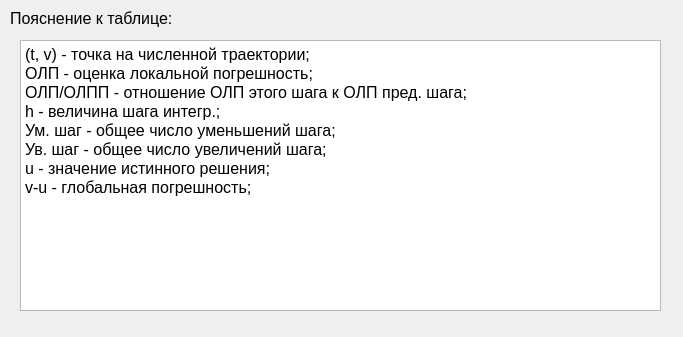
<?xml version="1.0" encoding="UTF-8"?>
<ui version="4.0">
 <class>HelpForm</class>
 <widget class="QWidget" name="HelpForm">
  <property name="geometry">
   <rect>
    <x>0</x>
    <y>0</y>
    <width>683</width>
    <height>337</height>
   </rect>
  </property>
  <property name="windowTitle">
   <string>Помощь</string>
  </property>
  <widget class="QLabel" name="label">
   <property name="geometry">
    <rect>
     <x>10</x>
     <y>10</y>
     <width>201</width>
     <height>17</height>
    </rect>
   </property>
   <property name="font">
    <font>
     <pointsize>12</pointsize>
    </font>
   </property>
   <property name="text">
    <string>Пояснение к таблице:</string>
   </property>
  </widget>
  <widget class="QTextBrowser" name="textBrowser">
   <property name="geometry">
    <rect>
     <x>20</x>
     <y>40</y>
     <width>641</width>
     <height>271</height>
    </rect>
   </property>
   <property name="html">
    <string>&lt;!DOCTYPE HTML PUBLIC &quot;-//W3C//DTD HTML 4.0//EN&quot; &quot;http://www.w3.org/TR/REC-html40/strict.dtd&quot;&gt;
&lt;html&gt;&lt;head&gt;&lt;meta name=&quot;qrichtext&quot; content=&quot;1&quot; /&gt;&lt;meta charset=&quot;utf-8&quot; /&gt;&lt;style type=&quot;text/css&quot;&gt;
p, li { white-space: pre-wrap; }
&lt;/style&gt;&lt;/head&gt;&lt;body style=&quot; font-family:'Sans Serif'; font-size:9pt; font-weight:400; font-style:normal;&quot;&gt;
&lt;p style=&quot; margin-top:0px; margin-bottom:0px; margin-left:0px; margin-right:0px; -qt-block-indent:0; text-indent:0px;&quot;&gt;&lt;span style=&quot; font-size:12pt;&quot;&gt;(t, v) - точка на численной траектории; &lt;/span&gt;&lt;/p&gt;
&lt;p style=&quot; margin-top:0px; margin-bottom:0px; margin-left:0px; margin-right:0px; -qt-block-indent:0; text-indent:0px;&quot;&gt;&lt;span style=&quot; font-size:12pt;&quot;&gt;ОЛП - оценка локальной погрешность; &lt;/span&gt;&lt;/p&gt;
&lt;p style=&quot; margin-top:0px; margin-bottom:0px; margin-left:0px; margin-right:0px; -qt-block-indent:0; text-indent:0px;&quot;&gt;&lt;span style=&quot; font-size:12pt;&quot;&gt;ОЛП/ОЛПП - отношение ОЛП этого шага к ОЛП пред. шага; &lt;/span&gt;&lt;/p&gt;
&lt;p style=&quot; margin-top:0px; margin-bottom:0px; margin-left:0px; margin-right:0px; -qt-block-indent:0; text-indent:0px;&quot;&gt;&lt;span style=&quot; font-size:12pt;&quot;&gt;h - величина шага интегр.; &lt;/span&gt;&lt;/p&gt;
&lt;p style=&quot; margin-top:0px; margin-bottom:0px; margin-left:0px; margin-right:0px; -qt-block-indent:0; text-indent:0px;&quot;&gt;&lt;span style=&quot; font-size:12pt;&quot;&gt;Ум. шаг - общее число уменьшений шага; &lt;/span&gt;&lt;/p&gt;
&lt;p style=&quot; margin-top:0px; margin-bottom:0px; margin-left:0px; margin-right:0px; -qt-block-indent:0; text-indent:0px;&quot;&gt;&lt;span style=&quot; font-size:12pt;&quot;&gt;Ув. шаг - общее число увеличений шага; &lt;/span&gt;&lt;/p&gt;
&lt;p style=&quot; margin-top:0px; margin-bottom:0px; margin-left:0px; margin-right:0px; -qt-block-indent:0; text-indent:0px;&quot;&gt;&lt;span style=&quot; font-size:12pt;&quot;&gt;u - значение истинного решения; &lt;/span&gt;&lt;/p&gt;
&lt;p style=&quot; margin-top:0px; margin-bottom:0px; margin-left:0px; margin-right:0px; -qt-block-indent:0; text-indent:0px;&quot;&gt;&lt;span style=&quot; font-size:12pt;&quot;&gt;v-u - глобальная погрешность; &lt;/span&gt;&lt;/p&gt;&lt;/body&gt;&lt;/html&gt;</string>
   </property>
  </widget>
 </widget>
 <resources/>
 <connections/>
</ui>
